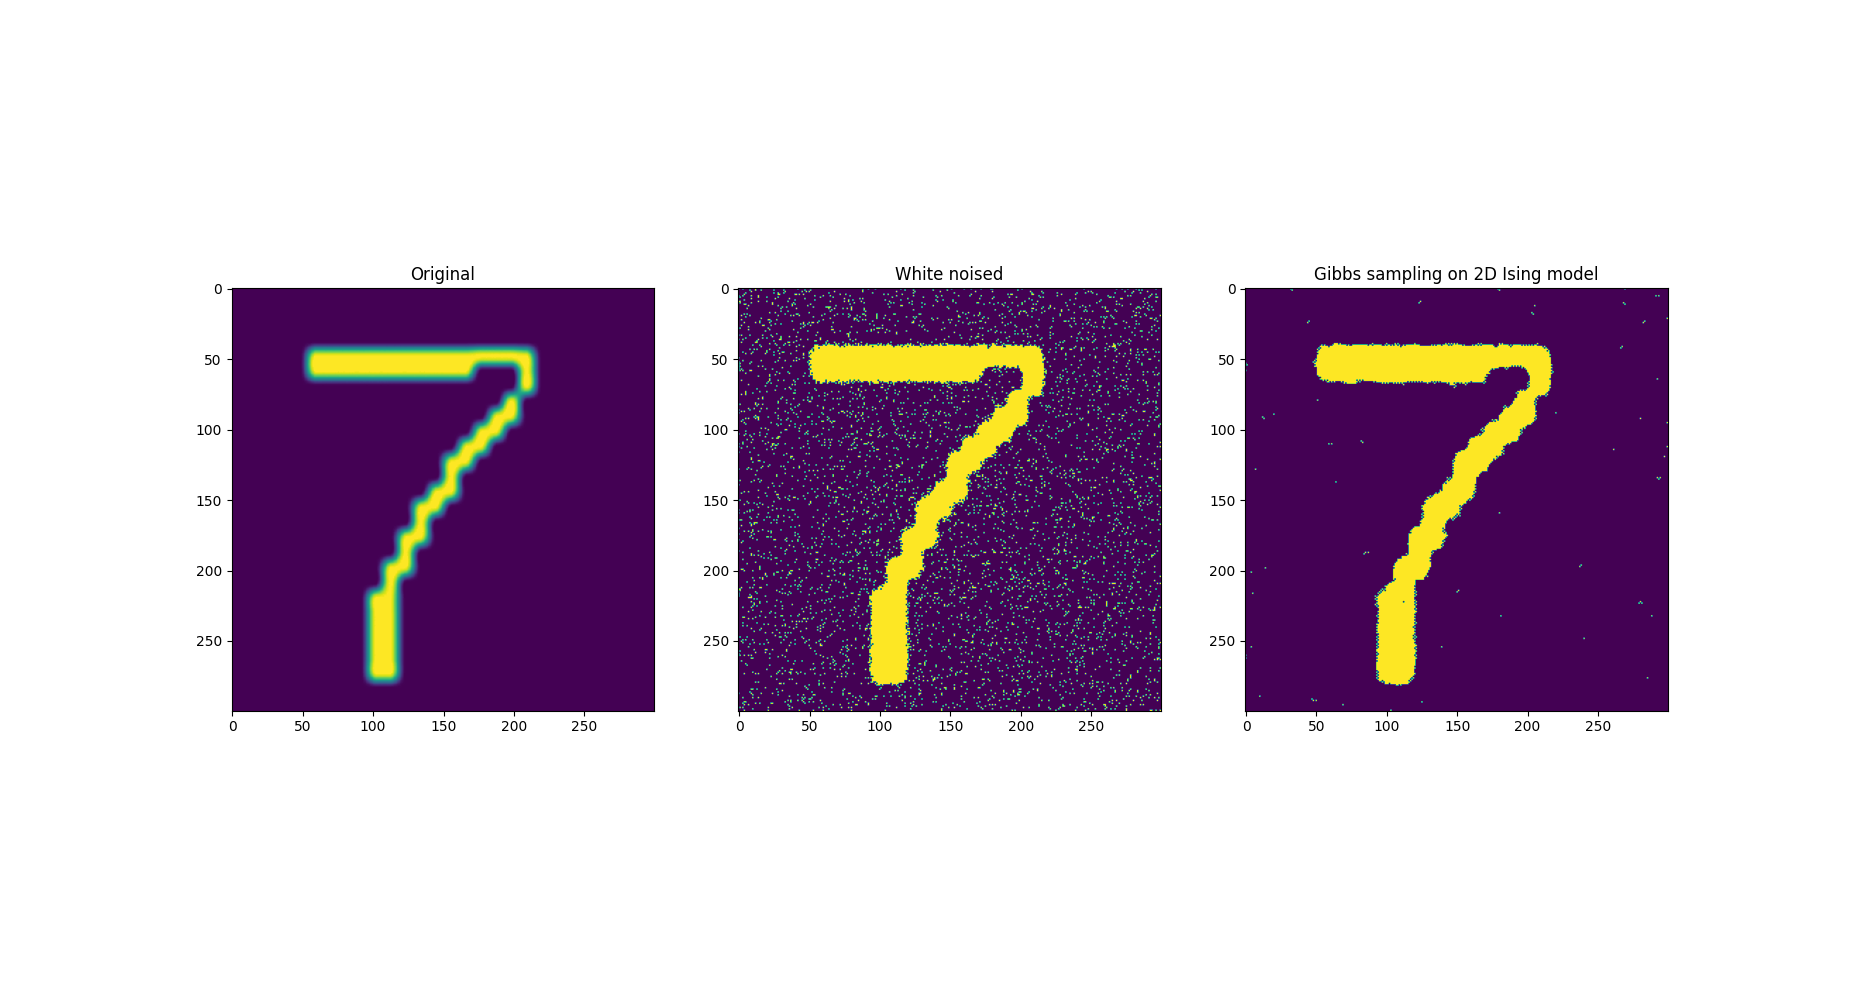

Write Python code to recreate this figure.
from PIL import Image, ImageDraw
import math
import random
import numpy as np
import matplotlib.pyplot as plt

random_seed = 123456789
random.seed(random_seed)

def to_rgb(image):
	rgb = image.convert("RGB")
	width = image.width
	height = image.height
	matrix = np.zeros((width, height, 3))
	for x in range(width):
		for y in range(height):
			matrix[x, y, :] = rgb.getpixel((x, y))
	return matrix

def to_gray(rgb):
	return np.dot(rgb[...,:3], [0.2989, 0.5870, 0.1140])

def add_noise(matrix, noise_level):
	noise = np.random.randn(matrix.shape[0], matrix.shape[1]) * noise_level
	matrix = matrix + noise
	matrix[matrix > 255] = 255
	matrix[matrix < 0] = 0
	return matrix

def to_binary(matrix, threshold):
	result = np.array(matrix)
	result[matrix > threshold] = 1
	result[matrix <= threshold] = -1
	return result

def sigmoid(x):
	return 1.0 / (1.0 + np.exp(-x))

def gibbs_sampling(input_, num_iters = 5, J = 1):
	DX = [-1, 1, 0, 0]
	DY = [0, 0, -1, 1]
	X = np.zeros(input_.shape)
	X[:, :] = input_[:, :]
	width = X.shape[0]
	height = X.shape[1]
	for iter in range(num_iters):
		X_next = np.zeros(X.shape)
		for x in range(width):
			for y in range(height):
				agree = 0
				disagree = 0
				for i in range(len(DX)):
					x_ = x + DX[i]
					y_ = y + DY[i]
					if x_ >= 0 and x_ < width and y_ >= 0 and y_ < height:
						if X[x_][y_] == X[x][y]:
							agree += 1
						else:
							disagree += 1
				eta = X[x][y] * (agree - disagree)
				prob = sigmoid(2 * J * eta)
				sample = np.random.rand()
				if sample <= prob:
					X_next[x][y] = 1
				else:
					X_next[x][y] = -1
		X = X_next
	return X

image = Image.open("jim_simons.jpg").convert('LA')
matrix = to_gray(to_rgb(image))
noised_matrix = add_noise(matrix, noise_level = 25)

X = to_binary(noised_matrix, threshold = 50)
X_gibbs = gibbs_sampling(X, num_iters = 5, J = 1)

plt.subplot(1, 3, 1)
plt.imshow(matrix.transpose())
plt.title('Original')

plt.subplot(1, 3, 2)
plt.imshow(X.transpose() * 255)
plt.title("White noised")

plt.subplot(1, 3, 3)
plt.imshow(X_gibbs.transpose() * 255)
plt.title("Gibbs sampling on 2D Ising model")
plt.show()


gibbs_1 = gibbs_sampling(X, num_iters = 1, J = 1)
gibbs_3 = gibbs_sampling(X, num_iters = 3, J = 1)
gibbs_5 = gibbs_sampling(X, num_iters = 5, J = 1)

plt.subplot(1, 4, 1)
plt.imshow(X.transpose() * 255)
plt.title("White noised")

plt.subplot(1, 4, 2)
plt.imshow(gibbs_1.transpose() * 255)
plt.title('Gibbs sampling (1 iteration)')

plt.subplot(1, 4, 3)
plt.imshow(gibbs_3.transpose() * 255)
plt.title("Gibbs sampling (3 iterations)")

plt.subplot(1, 4, 4)
plt.imshow(gibbs_5.transpose() * 255)
plt.title("Gibbs sampling (5 iterations)")
plt.show()
